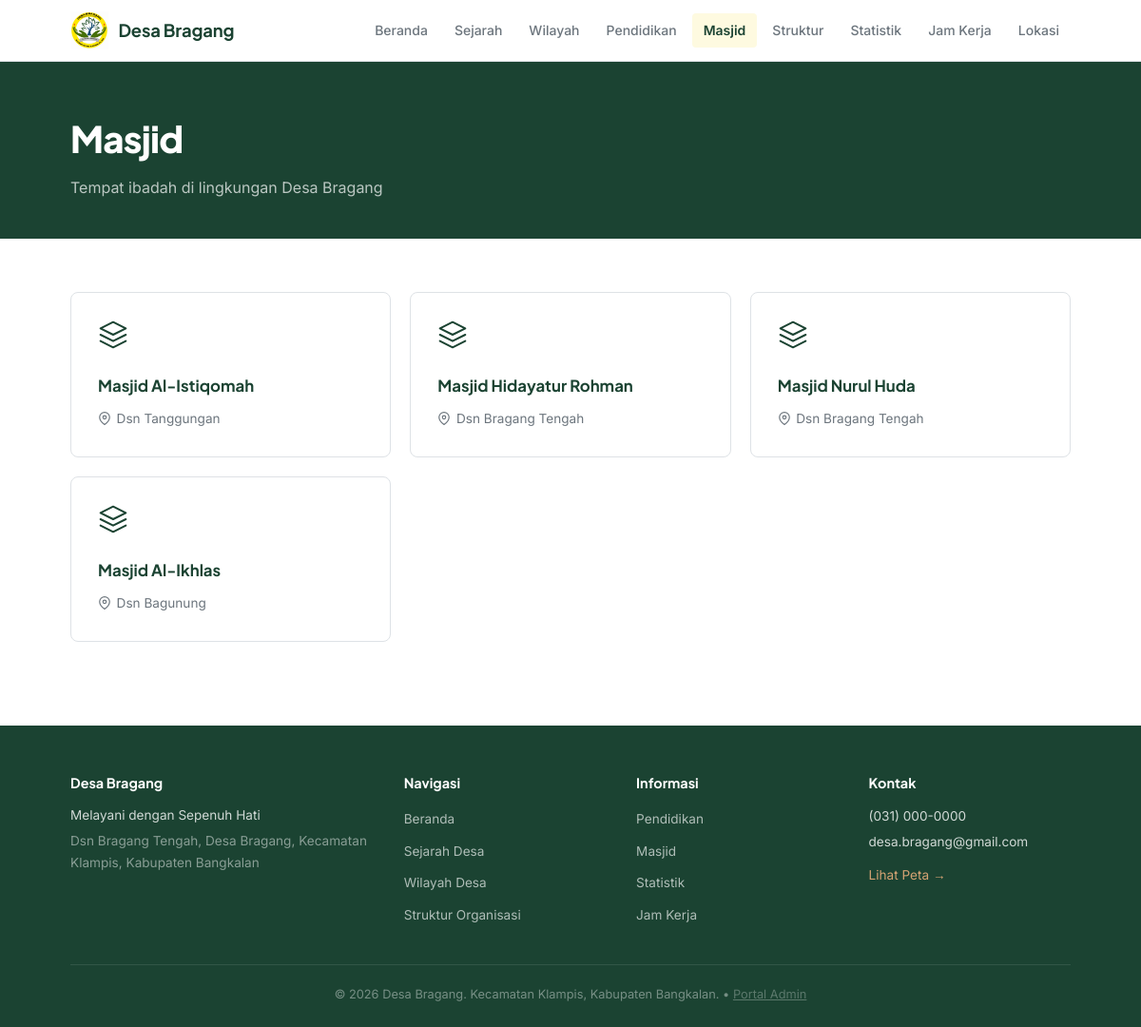
Page /masjid.php on the committed database.
### tables this page shows
CREATE TABLE IF NOT EXISTS `masjid` (
    `id` INT AUTO_INCREMENT PRIMARY KEY,
    `nama` VARCHAR(200) NOT NULL,
    `dusun` VARCHAR(100) NOT NULL,
    `alamat` TEXT DEFAULT NULL,
    `sort_order` INT DEFAULT 0
);

### includes/helpers.php (called while the page is built, shortened)
<?php
function e($str) {
    return htmlspecialchars($str ?? '', ENT_QUOTES, 'UTF-8');
}

### masjid.php (the view, shortened to what this page needs)
<?php
$db = getDB();
$masjidList = $db->query('SELECT * FROM masjid ORDER BY sort_order ASC')->fetchAll();
require_once __DIR__ . '/includes/header.php';
?>
<section class="page-header">
    <div class="container">
        <h1 class="page-title">Masjid</h1>
        <p class="page-subtitle">Tempat ibadah di lingkungan Desa Bragang</p>
    </div>
</section>
<section class="section">
    <div class="container">
        <div class="card-grid">
            <?php foreach ($masjidList as $i => $m): ?>
            <div class="info-card fade-in">
                <div class="info-card-icon">
                    <svg width="32" height="32" viewBox="0 0 24 24" fill="none" stroke="#1B4332" stroke-width="1.5" stroke-linecap="round" stroke-linejoin="round">
                        <path d="M12 2L2 7l10 5 10-5-10-5z"/>
                        <path d="M2 17l10 5 10-5"/>
                        <path d="M2 12l10 5 10-5"/>
                    </svg>
                </div>
                <h3 class="info-card-title"><?= e($m['nama']) ?></h3>
                <p class="info-card-meta">
                    <svg width="14" height="14" viewBox="0 0 24 24" fill="none" stroke="currentColor" stroke-width="2"><path d="M21 10c0 7-9 13-9 13s-9-6-9-13a9 9 0 0 1 18 0z"/><circle cx="12" cy="10" r="3"/></svg>
                    Dsn <?= e($m['dusun']) ?>
                </p>
            </div>
            <?php endforeach; ?>
        </div>
    </div>
</section>
<?php require_once __DIR__ . '/includes/footer.php'; ?>

### assets/css/style.css (style rules this page uses)
:root { --green-900: #1B4332; --green-700: #2D6A4F; --green-600: #40916C; --green-500: #52B788; --green-300: #74C69D; --green-200: #95D5B2; --amber: #D4A373; --amber-light: #E9C46A; --cream: #FEFAE0; --white: #FFFFFF; --text-dark: #212529; --text-muted: #6C757D; --border: #DEE2E6; --border-light: #F0F0F0; --danger: #C1121F; --font-heading: 'Plus Jakarta Sans', sans-serif; --font-body: 'Inter', sans-serif; --radius: 4px; --radius-md: 8px; --radius-lg: 12px; --shadow-sm: 0 1px 2px rgba(0, 0, 0, 0.04); --transition: 0.2s ease; }
*, *::before, *::after { box-sizing: border-box; margin: 0; padding: 0; }
html { scroll-behavior: smooth; }
body { font-family: var(--font-body); font-size: 16px; line-height: 1.7; color: var(--text-dark); background: var(--white); -webkit-font-smoothing: antialiased; }
.container { max-width: 1100px; margin: 0 auto; padding: 0 1.5rem; }
.page-header { background: var(--green-900); padding: 3rem 0 2.5rem; color: var(--white); }
.page-title { font-family: var(--font-heading); font-size: clamp(1.6rem, 4vw, 2.4rem); font-weight: 800; letter-spacing: -0.02em; margin-bottom: 0.35rem; }
.page-subtitle { font-size: 1rem; opacity: 0.7; }
.section { padding: 3.5rem 0; }
.card-grid { display: grid; grid-template-columns: repeat(auto-fill, minmax(260px, 1fr)); gap: 1.25rem; }
.info-card { background: var(--white); border: 1px solid var(--border); border-radius: var(--radius-md); padding: 1.75rem; transition: border-color var(--transition); }
.info-card-icon { margin-bottom: 1rem; }
.info-card-title { font-family: var(--font-heading); font-size: 1.05rem; font-weight: 700; color: var(--green-900); margin-bottom: 0.5rem; }
.info-card-meta { display: flex; align-items: center; gap: 0.35rem; font-size: 0.85rem; color: var(--text-muted); }
.fade-in { opacity: 0; transform: translateY(16px); transition: opacity 0.5s ease, transform 0.5s ease; }
.fade-in.visible { opacity: 1; transform: translateY(0); }

### rows in the picture
masjid: nama "Masjid Al-Istiqomah", dusun "Tanggungan"
masjid: nama "Masjid Hidayatur Rohman", dusun "Bragang Tengah"
masjid: nama "Masjid Nurul Huda", dusun "Bragang Tengah"
masjid: nama "Masjid Al-Ikhlas", dusun "Bagunung"

### other values in the picture
$siteName "Desa Bragang"
$settings['tagline'] "Melayani dengan Sepenuh Hati"
$settings['alamat'] "Dsn Bragang Tengah, Desa Bragang, Kecamatan Klampis, Kabupaten Bangkalan"
$settings['telepon'] "(031) 000-0000"
$settings['email'] "desa.bragang@gmail.com"
$settings['kecamatan'] "Klampis"
$settings['kabupaten'] "Bangkalan"
